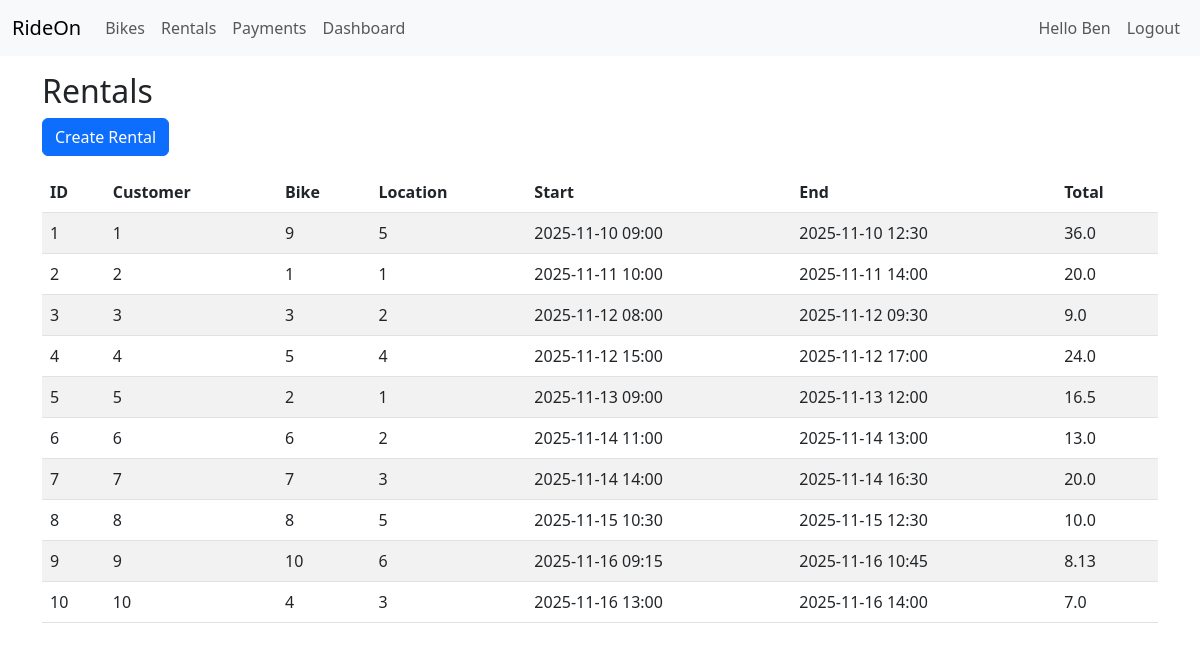
/rentals (signed in), run on the app's committed database.
### app.py (models this page shows, shortened)
class Customer(db.Model, UserMixin):
    __tablename__ = 'customers'
    customer_id = db.Column(db.Integer, primary_key=True)
    first_name = db.Column(db.String(80))
    last_name = db.Column(db.String(80))
    email = db.Column(db.String(120), unique=True, nullable=False)
    phone = db.Column(db.String(20))
    password_hash = db.Column(db.String(255), nullable=False)

class Rental(db.Model):
    __tablename__ = 'rentals'
    rental_id = db.Column(db.Integer, primary_key=True)
    customer_id = db.Column(db.Integer, db.ForeignKey('customers.customer_id'))
    bike_id = db.Column(db.Integer, db.ForeignKey('bikes.bike_id'))
    location_id = db.Column(db.Integer, db.ForeignKey('locations.location_id'))
    rental_start = db.Column(db.String(30))
    rental_end = db.Column(db.String(30))
    total_cost = db.Column(db.Float)

### app.py (the view)
@app.route('/rentals')
@login_required
def rentals_list():
    items = Rental.query.all()
    return render_template('rentals.html', rentals=items)

### app.py (called while the page is built)
@login_manager.user_loader
def load_user(user_id):
    return Customer.query.get(int(user_id))

### templates/rentals.html
{% extends "base.html" %}{% block content %}<h2>Rentals</h2><p><a class="btn btn-primary" href="{{ url_for('create_rental') }}">Create Rental</a></p><table class="table table-striped"><thead><tr><th>ID</th><th>Customer</th><th>Bike</th><th>Location</th><th>Start</th><th>End</th><th>Total</th></tr></thead><tbody>{% for r in rentals %}<tr><td>{{ r.rental_id }}</td><td>{{ r.customer_id }}</td><td>{{ r.bike_id }}</td><td>{{ r.location_id }}</td><td>{{ r.rental_start }}</td><td>{{ r.rental_end }}</td><td>{{ r.total_cost }}</td></tr>{% endfor %}</tbody></table>{% endblock %}

### templates/base.html (shortened to what this page needs)
<!doctype html>
<html>
  <head>
    <link href="https://cdn.jsdelivr.net/npm/bootstrap@5.3.0/dist/css/bootstrap.min.css" rel="stylesheet">
  </head>
  <body>
    <nav class="navbar navbar-expand-lg navbar-light bg-light mb-3">
      <div class="container-fluid">
        <a class="navbar-brand" href="{{ url_for('bikes') }}">RideOn</a>
        <div class="collapse navbar-collapse">
          <ul class="navbar-nav me-auto mb-2 mb-lg-0">
            {% if current_user.is_authenticated %}
            <li class="nav-item"><a class="nav-link" href="{{ url_for('bikes') }}">Bikes</a></li>
            <li class="nav-item"><a class="nav-link" href="{{ url_for('rentals_list') }}">Rentals</a></li>
            <li class="nav-item"><a class="nav-link" href="{{ url_for('payments_list') }}">Payments</a></li>
            <li class="nav-item"><a class="nav-link" href="{{ url_for('dashboard') }}">Dashboard</a></li>
            {% endif %}
          </ul>
          <ul class="navbar-nav ms-auto">
            {% if current_user.is_authenticated %}
              <li class="nav-item"><span class="nav-link">Hello {{ current_user.first_name }}</span></li>
              <li class="nav-item"><a class="nav-link" href="{{ url_for('logout') }}">Logout</a></li>
            {% else %}
              <li class="nav-item"><a class="nav-link" href="{{ url_for('login') }}">Login</a></li>
              <li class="nav-item"><a class="nav-link" href="{{ url_for('register') }}">Register</a></li>
            {% endif %}
          </ul>
        </div>
      </div>
    </nav>
    <div class="container">
      {% block content %}{% endblock %}
    </div>
  </body>
</html>

### data on the page
Customer: first_name "Ben"
Rental: rental_id "1", customer_id "1", bike_id "9", location_id "5", rental_start "2025-11-10 09:00", rental_end "2025-11-10 12:30", total_cost "36.0"
Rental: rental_id "2", customer_id "2", bike_id "1", location_id "1", rental_start "2025-11-11 10:00", rental_end "2025-11-11 14:00", total_cost "20.0"
Rental: rental_id "3", customer_id "3", bike_id "3", location_id "2", rental_start "2025-11-12 08:00", rental_end "2025-11-12 09:30", total_cost "9.0"
Rental: rental_id "4", customer_id "4", bike_id "5", location_id "4", rental_start "2025-11-12 15:00", rental_end "2025-11-12 17:00", total_cost "24.0"
Rental: rental_id "5", customer_id "5", bike_id "2", location_id "1", rental_start "2025-11-13 09:00", rental_end "2025-11-13 12:00", total_cost "16.5"
Rental: rental_id "6", customer_id "6", bike_id "6", location_id "2", rental_start "2025-11-14 11:00", rental_end "2025-11-14 13:00", total_cost "13.0"
Rental: rental_id "7", customer_id "7", bike_id "7", location_id "3", rental_start "2025-11-14 14:00", rental_end "2025-11-14 16:30", total_cost "20.0"
Rental: rental_id "8", customer_id "8", bike_id "8", location_id "5", rental_start "2025-11-15 10:30", rental_end "2025-11-15 12:30", total_cost "10.0"
Rental: rental_id "9", customer_id "9", bike_id "10", location_id "6", rental_start "2025-11-16 09:15", rental_end "2025-11-16 10:45", total_cost "8.13"
Rental: rental_id "10", customer_id "10", bike_id "4", location_id "3", rental_start "2025-11-16 13:00", rental_end "2025-11-16 14:00", total_cost "7.0"
